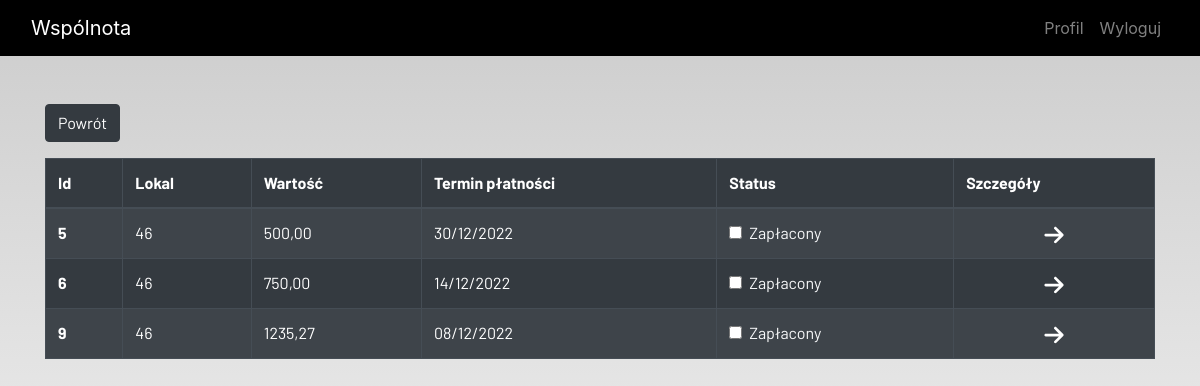
The app's page /resident_billing/ (signed in) with its own data.
### ideas/models.py (models this page shows, shortened)
class Billing(models.Model):
    admin = models.ForeignKey(User, on_delete=models.CASCADE, null=True, blank=True)
    id = models.AutoField(primary_key = True)
    owner = models.ForeignKey(Local, on_delete=models.CASCADE, null=False, blank=False)
    value = models.DecimalField(("Kwota do zapłaty"), max_digits=100, decimal_places=2)
    status = models.BooleanField(("Czy zapłacone?"))
    start_billing = models.DateField(("Początek okresu rozliczeniowego"), null=False, blank=False)
    end_billing = models.DateField(("Koniec okresu rozliczeniowego"), null=False, blank=False)
    payment_date = models.DateField(("Termin płatności"), null=True, blank=True)

class Local(models.Model):
    admin = models.ForeignKey(User, on_delete=models.CASCADE, related_name='admin', null=True, blank=True)
    owner = models.OneToOneField(User, on_delete=models.CASCADE, related_name='owner', null=True, blank=True)
    number = models.IntegerField(("Numer lokalu"), null=False, blank=False)
    area = models.DecimalField(("Powierzchnia"), max_digits=100, decimal_places=2)
    def __str__(self):
        return str(self.number)
    class Meta:
        verbose_name = "local"
        verbose_name_plural = "local"

### ideas/view/billing_views.py (the view)
# urls.py: path('resident_billing/', resident_billing, name='resident_billing'),
def resident_billing(request):
    billing = billing_list(request, False)
    context = {
        'billings': billing,
    }
    return render(request, 'registration/billing/resident_billing.html', context)

### ideas/functions/billing_function.py (called while the page is built)
def billing_list(request, status):
    local = Local.objects.get(owner=request.user)
    billing = Billing.objects.filter(owner=local.id).filter(status=status)
    return billing

### ideas/templates/registration/billing/resident_billing.html (shortened to what this page needs)
{% extends 'registration/main.html' %}
{% load static %}
{% block content %}
<div class="container" >
    <div class="form-group">
        <a href="{% url 'home' %}">
            <button  class="btn btn-dark" >
                    Powrót
            </button>
        </a>
    </div>
</div>
<div class="container">
    <table class="table table-striped table-bordered table-hover table-dark">
        <thead>
            <tr>
                <th scope="col">Id</th>
                <th scope="col">Lokal</th>
                <th scope="col">Wartość</th>
                <th scope="col">Termin płatności</th>
                <th scope="col">Status</th>
                <th scopr="col">Szczegóły</th>
            </tr>
        </thead>
        <tbody>
            {% for billing in  billings %}
            <tr>
                <th scope="row">{{ billing.id }}</th>
                <td>{{ billing.owner }}</td>
                <td>{{ billing.value }}</td>
                <td>{{ billing.payment_date | date:"d/m/Y" }}</td>
                <td>
                    <a href="{% url 'billing_update' billing.id%}">
                        <div class="form-check">
                            {% if billing.status == True %}
                            <input class="form-check-input" type="checkbox" value="" checked>
                            {% else %}
                            <input class="form-check-input" type="checkbox" value="">
                            {% endif %}
                            <label class="form-check-label text-light" for="flexCheckDefault">
                                Zapłacony
                            </label>
                        </div>
                    </a>
                </td>
            <td style="text-align: center">
                    <a href="{% url 'billing_detail' billing.id%}">
                    </a>
                </td>
            </tr>
            {%  endfor %}
        </tbody>
    </table>
</div>
{% endblock content %}

### static/main.css (style rules this page uses)
html { scroll-behavior: smooth; height: 100%; width: 100%; }
a { text-decoration: none !important; color: black; }
html, body { max-width: 100%; overflow-x: hidden; height: 100%; width: 100%; }
body { background: linear-gradient(rgba(0, 0, 0, 0.2), rgba(255, 255, 255, 0.5)); overflow-x: hidden; background-repeat: no-repeat; }

### records on screen
Billing: id "5", owner "46", value "500,00", payment_date "30/12/2022"
Billing: id "6", owner "46", value "750,00", payment_date "14/12/2022"
Billing: id "9", owner "46", value "1235,27", payment_date "08/12/2022"
